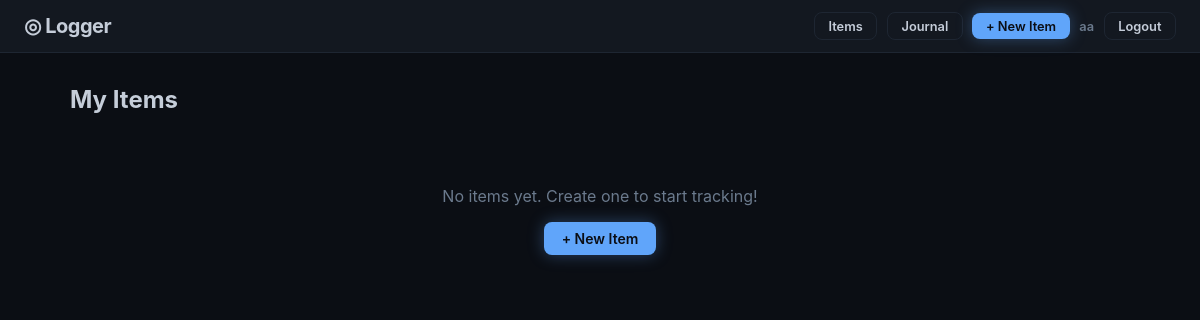
The page /logger/ (signed in) on the database as committed earlier.
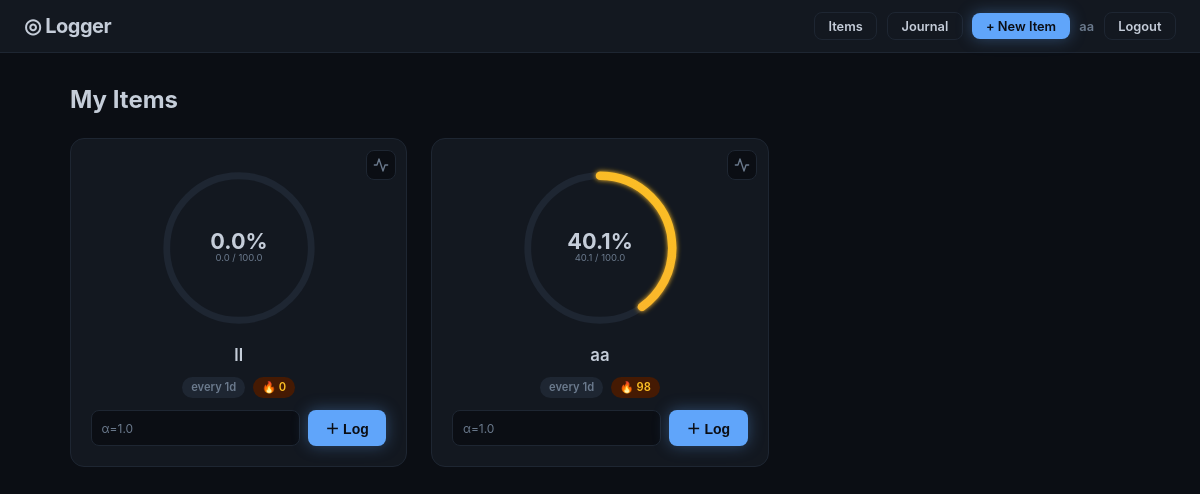
The same page on the database as committed later.
### logger/models.py (models this page shows, shortened)
class User(UserMixin, db.Model):
    __tablename__ = "users"
    id = db.Column(db.Integer, primary_key=True)
    username = db.Column(db.String(80), unique=True, nullable=False)
    password_hash = db.Column(db.String(256), nullable=False)
    created_at = db.Column(db.DateTime, nullable=False, default=_utcnow)
    items = db.relationship(
        "Item", backref="owner", lazy="dynamic", cascade="all, delete-orphan"
    )
    notes = db.relationship(
        "Note", backref="owner", lazy="dynamic", cascade="all, delete-orphan"
    )

class Item(db.Model):
    __tablename__ = "items"
    id = db.Column(db.Integer, primary_key=True)
    user_id = db.Column(db.Integer, db.ForeignKey("users.id"), nullable=False)
    name = db.Column(db.String(120), nullable=False)
    description = db.Column(db.Text, default="")
    frequency = db.Column(
        db.Float, nullable=False, default=1.0
    )  # frequency in days
    alpha = db.Column(db.Float, nullable=False, default=1.0)  # increase per log
    decay_rate = db.Column(
        db.Float, nullable=False, default=0.05
    )  # fraction lost per missed period
    target = db.Column(db.Float, nullable=False, default=100.0)
    current_value = db.Column(db.Float, nullable=False, default=0.0)
    streak = db.Column(db.Integer, nullable=False, default=0)
    created_at = db.Column(db.DateTime, nullable=False, default=_utcnow)
    updated_at = db.Column(
        db.DateTime, nullable=False, default=_utcnow, onupdate=_utcnow
    )
    logs = db.relationship(
        "LogEntry", backref="item", lazy="dynamic", cascade="all, delete-orphan"
    )
    @property
    def progress(self) -> float:
        if self.target <= 0:
            return 1.0
        return min(max(self.current_value / self.target, 0.0), 1.0)
    @property
    def frequency_hours(self) -> float:
        return float(self.frequency) * 24
    def apply_decay(self) -> float:
        now = datetime.utcnow()
        elapsed_hours = (now - self.updated_at).total_seconds() / 3600
        periods_missed = elapsed_hours / self.frequency_hours
        if periods_missed >= 1.0:
            decay_factor = (1 - self.decay_rate) ** int(periods_missed)
            self.current_value = max(self.current_value * decay_factor, 0.0)
            if periods_missed >= 2:
                self.streak = 0
            self.updated_at = now
        return periods_missed
    def log(self, amount: float | None = None) -> "LogEntry":
        """Record one log entry and bump current_value."""
        self.apply_decay()
        increment = amount if amount is not None else self.alpha
        self.current_value = min(self.current_value + increment, self.target)
        self.streak += 1
        self.updated_at = datetime.utcnow()
        entry = LogEntry(item_id=self.id, amount=increment)
        db.session.add(entry)
        return entry

### logger/routes.py (the view)
    @bp.route("/")
    def dashboard():
        page = request.args.get("page", 1, type=int)
        per_page = 20
        pagination = (
            Item.query.filter_by(user_id=current_user.id)
            .order_by(Item.created_at.desc())
            .paginate(page=page, per_page=per_page, error_out=False)
        )
        for item in pagination.items:
            item.apply_decay()
        db.session.commit()
        return render_template(
            "logger/dashboard.html", items=pagination.items, pagination=pagination
        )

### app.py (called while the page is built)
@app.after_request
def _add_cache_headers(response):
    if request.path.startswith("/static/"):
        response.cache_control.max_age = 86400
        response.cache_control.public = True
    return response

### logger/models.py (called while the page is built)
def _utcnow():
    return datetime.utcnow()

### logger/templates/logger/dashboard.html (shortened to what this page needs)
{% extends "logger/base.html" %}
{% block content %}
<section class="dashboard">
  <h1 class="page-title">My Items</h1>
  {% if not items %}
  <div class="empty-state">
    <p>No items yet. Create one to start tracking!</p>
    <a href="{{ url_for('logger.create_item') }}" class="btn btn-glow">+ New Item</a>
  </div>
  {% endif %}
  <div class="items-grid">
    {% for item in items %}
    <div class="item-card" data-id="{{ item.id }}">
      <button class="viz-toggle" data-id="{{ item.id }}" title="Switch view">
        <svg class="viz-toggle-icon icon-graph" viewBox="0 0 24 24" fill="none" stroke="currentColor" stroke-width="2" stroke-linecap="round" stroke-linejoin="round"><polyline points="22 12 18 12 15 21 9 3 6 12 2 12"/></svg>
      </button>
      <div class="ring-wrapper viz-panel viz-ring">
        <svg class="ring-svg" viewBox="0 0 200 200">
          <defs>
            <linearGradient id="grad-{{ item.id }}" x1="0%" y1="0%" x2="100%" y2="100%">
              <stop offset="0%" class="ring-stop-1" />
              <stop offset="100%" class="ring-stop-2" />
            </linearGradient>
            <filter id="glow-{{ item.id }}">
              <feGaussianBlur stdDeviation="3" result="blur" />
              <feMerge>
                <feMergeNode in="blur" />
                <feMergeNode in="SourceGraphic" />
              </feMerge>
            </filter>
          </defs>
          <circle cx="100" cy="100" r="85" class="ring-track" />
          <circle cx="100" cy="100" r="85"
                  class="ring-progress"
                  data-progress="{{ item.progress }}"
                  filter="url(#glow-{{ item.id }})"
                  stroke="url(#grad-{{ item.id }})"
                  stroke-dasharray="534.07"
                  stroke-dashoffset="{{ 534.07 * (1 - item.progress) }}" />
          <text x="100" y="92" class="ring-pct">{{ (item.progress * 100)|round(1) }}%</text>
          <text x="100" y="115" class="ring-val">{{ item.current_value|round(1) }} / {{ item.target|round(0) }}</text>
        </svg>
        <div class="particles" id="particles-{{ item.id }}"></div>
      </div>
      <h3 class="item-name">
        <a href="{{ url_for('logger.item_detail', item_id=item.id) }}">{{ item.name }}</a>
      </h3>
      <div class="item-meta">
        <span class="badge badge-freq">every {{ item.frequency|round(0)|int }}d</span>
        <span class="badge badge-streak" title="Current streak">🔥 {{ item.streak }}</span>
      </div>
      <div class="log-row">
        <input type="number" class="log-amount" data-id="{{ item.id }}"
               placeholder="α={{ item.alpha }}" step="0.1" min="0.1"
               title="Custom amount (leave empty for default α)" />
        <button class="btn btn-glow btn-log"
                data-id="{{ item.id }}"
                data-alpha="{{ item.alpha }}">
          ＋ Log
        </button>
      </div>
    </div>
    {% endfor %}
  </div>
</section>
{% endblock %}

### logger/templates/logger/base.html (shortened to what this page needs)
<!DOCTYPE html>
<html lang="en" data-theme="dark">
<head>
  <link rel="stylesheet" href="{{ url_for('logger.static', filename='css/style.css') }}" />
</head>
<body>
  <nav class="topbar">
    <a href="{{ url_for('logger.dashboard') }}" class="logo">◎ Logger</a>
    <div class="topbar-right">
      {% if current_user.is_authenticated %}
        <a href="{{ url_for('logger.dashboard') }}" class="btn btn-sm btn-outline">Items</a>
        <a href="{{ url_for('logger.journal') }}" class="btn btn-sm btn-outline">Journal</a>
        <a href="{{ url_for('logger.create_item') }}" class="btn btn-sm btn-glow">+ New Item</a>
        <span class="topbar-user">{{ current_user.username }}</span>
        <a href="{{ url_for('logger.logout') }}" class="btn btn-sm btn-outline">Logout</a>
      {% else %}
        <a href="{{ url_for('logger.login') }}" class="btn btn-sm btn-outline">Log In</a>
        <a href="{{ url_for('logger.signup') }}" class="btn btn-sm btn-glow">Sign Up</a>
      {% endif %}
    </div>
  </nav>
  <main class="container">
    {% block content %}{% endblock %}
  </main>
</body>
</html>

### logger/static/css/style.css (style rules this page uses)
*,*::before,*::after { box-sizing:border-box;margin:0;padding:0 }
:root { --bg: #0b0e14; --surface: #131820; --border: #1e2632; --text: #c5cdd9; --text-dim: #6b7a8d; --accent: #60a5fa; --glow: rgba(96,165,250,.35); --ring-c1: #f87171; --ring-c2: #fbbf24; --ring-c3: #34d399; --ring-c4: #facc15; --radius: 14px; --font: 'Inter', system-ui, -apple-system, sans-serif; }
html { font-size: 16px; }
body { font-family: var(--font); background: var(--bg); color: var(--text); min-height: 100vh; -webkit-font-smoothing: antialiased; }
a { color: var(--accent); text-decoration: none; }
.topbar { display: flex; align-items: center; justify-content: space-between; padding: .75rem 1.5rem; background: var(--surface); border-bottom: 1px solid var(--border); position: sticky; top: 0; z-index: 50; }
.logo { font-weight: 700; font-size: 1.25rem; color: var(--text); letter-spacing: -.5px; }
.topbar-right { display: flex; align-items: center; gap: .6rem; }
.topbar-user { font-size: .8rem; color: var(--text-dim); font-weight: 600; }
.container { max-width: 1100px; margin: 0 auto; padding: 2rem 1.25rem; }
.btn { display: inline-flex; align-items: center; gap: .35rem; padding: .5rem 1.1rem; border: none; border-radius: 8px; font-size: .875rem; font-weight: 600; cursor: pointer; transition: transform .15s, box-shadow .25s, background .2s; }
.btn-glow { background: var(--accent); color: #0b0e14; box-shadow: 0 0 16px var(--glow); }
.btn-outline { background: transparent; border: 1px solid var(--border); color: var(--text); }
.btn-sm { padding: .35rem .85rem; font-size: .8rem; }
.page-title { font-size: 1.5rem; font-weight: 700; margin-bottom: 1.5rem; }
.items-grid { display: grid; grid-template-columns: repeat(auto-fill, minmax(260px, 1fr)); gap: 1.5rem; }
.item-card { background: var(--surface); border: 1px solid var(--border); border-radius: var(--radius); padding: 1.5rem 1.25rem 1.25rem; display: flex; flex-direction: column; align-items: center; gap: .75rem; transition: border-color .3s, box-shadow .3s; }
.ring-wrapper { position: relative; width: 170px; height: 170px; }
.ring-svg { width: 100%; height: 100%; }
.ring-pct { font-size: 1.6rem; font-weight: 700; fill: var(--text); text-anchor: middle; dominant-baseline: central; }
.ring-val { font-size: .7rem; fill: var(--text-dim); text-anchor: middle; }
.viz-toggle { position: absolute; top: .65rem; right: .65rem; z-index: 5; background: var(--bg); border: 1px solid var(--border); border-radius: 8px; width: 30px; height: 30px; display: flex; align-items: center; justify-content: center; cursor: pointer; color: var(--text-dim); transition: color .2s, border-color .2s, background .2s; }
.viz-toggle-icon { width: 16px; height: 16px; }
.item-card { position: relative; }
.particles { position: absolute; inset: 0; pointer-events: none; overflow: hidden; border-radius: 50%; }
.item-name { font-size: 1.05rem; font-weight: 600; }
.item-name a { color: var(--text); }
.item-meta { display: flex; gap: .5rem; }
.badge { font-size: .7rem; padding: .2rem .55rem; border-radius: 999px; font-weight: 600; background: var(--border); color: var(--text-dim); }
.badge-streak { background: #451a03; color: #fbbf24; }
.log-row { display: flex; gap: .5rem; width: 100%; margin-top: auto; }
.log-amount { flex: 1; background: var(--bg); border: 1px solid var(--border); border-radius: 8px; padding: .45rem .6rem; font-size: .85rem; color: var(--text); font-family: var(--font); outline: none; transition: border-color .2s; min-width: 0; }
.log-amount::placeholder { color: var(--text-dim); font-size: .75rem; }
.log-row .btn-log { flex: none; }

Rows that differ between the two databases and show on the page:
added Item: (item.progress*100)|round(1) "0.0", current_value "0.0", target "100.0", name "ll", frequency "1", streak "0", alpha "α=1.0"
added Item: (item.progress*100)|round(1) "40.1", current_value "40.1", target "100.0", name "aa", frequency "1", streak "98", id "α=1.0"
Other text that changed with them:
text no longer shown: "No items yet. Create one to start tracking! + New Item"
